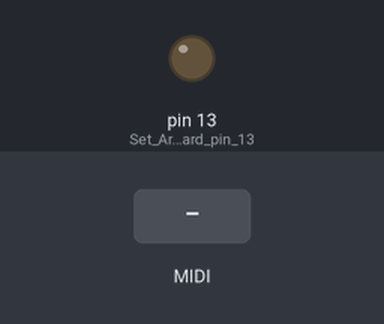
A sketch run on a simulated Arduino Mega 2560, built with avr-gcc and run on an emulated ATmega2560. Shown: output pins drawn as LEDs (lit = HIGH). Inputs (shaded band) come from the test bench. MIDI output is not drawn.

Above: at 1.2 s.
1.3 s: MIDI note 36 received
At 1.45 s:
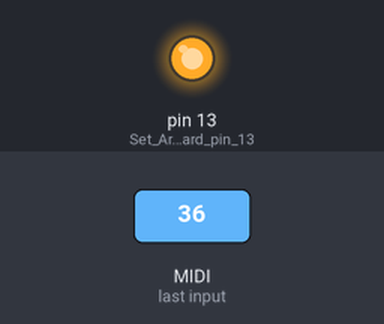
Timing chart, 0 to 4.3 s (numbered marks = the images above; inputs shaded):
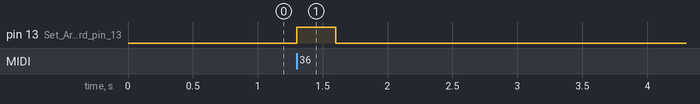

The sketch:

midi-input.ino
```cpp
//Modified for use w/ Arduino Opta - from Notes & Volts originally?
//@JeremySCook Aug 10, 2024

#include <MIDI.h>  // Add Midi Library

//Create an instance of the library with default name, serial port and settings
MIDI_CREATE_INSTANCE(HardwareSerial, Serial1, midiOpta);

void setup() {
  pinMode (LED_BUILTIN, OUTPUT); // Set Arduino board pin 13 to output
  midiOpta.begin(MIDI_CHANNEL_OMNI); // Initialize the Midi Library.
  // OMNI sets it to listen to all channels.. MIDI.begin(2) would set it
  // to respond to notes on channel 2 only.
  midiOpta.setHandleNoteOn(MyHandleNoteOn); // This is important!! This command
  // tells the Midi Library which function you want to call when a NOTE ON command
  // is received. In this case it's "MyHandleNoteOn".
  midiOpta.setHandleNoteOff(MyHandleNoteOff); // This command tells the Midi Library
  // to call "MyHandleNoteOff" when a NOTE OFF command is received.
}

void loop() { // Main loop
  midiOpta.read(); // Continuously check if Midi data has been received.
}

// MyHandleNoteON is the function that will be called by the Midi Library
// when a MIDI NOTE ON message is received.
// It will be passed bytes for Channel, Pitch, and Velocity
void MyHandleNoteOn(byte channel, byte pitch, byte velocity) {
  digitalWrite(LED_BUILTIN,HIGH);  //Turn LED on
}

// MyHandleNoteOFF is the function that will be called by the Midi Library
// when a MIDI NOTE OFF message is received.
// * A NOTE ON message with Velocity = 0 will be treated as a NOTE OFF message *
// It will be passed bytes for Channel, Pitch, and Velocity
void MyHandleNoteOff(byte channel, byte pitch, byte velocity) {
  digitalWrite(LED_BUILTIN,LOW);  //Turn LED off
}
```

Measured:
- after the input at 1.3 s, pin 13 (Set_Arduino_board_pin_13): LOW → HIGH at once, → LOW 0.30 s later
